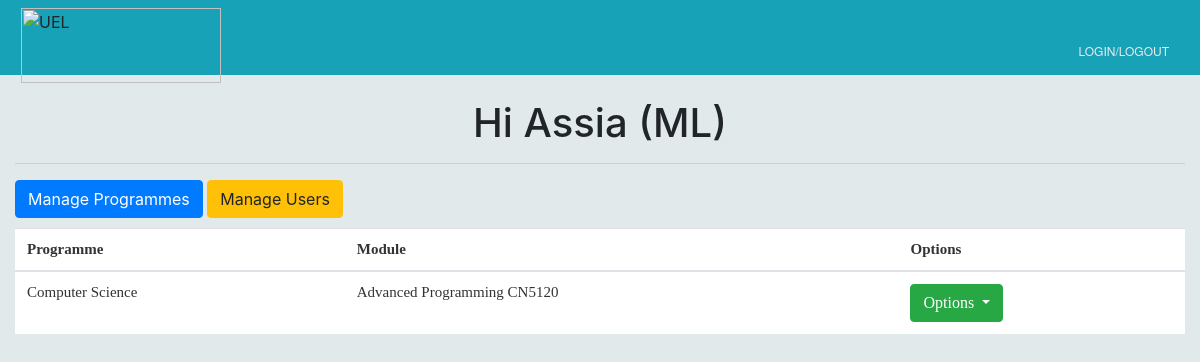
The page /home/adminHome.php (signed in) on the database its author committed.
### tables this page shows
CREATE TABLE `users` (
  `id` int(50) NOT NULL,
  `name` varchar(250) NOT NULL,
  `username` varchar(250) NOT NULL,
  `password` varchar(250) NOT NULL,
  `rank` varchar(250) NOT NULL,
  `student_id` varchar(50) NOT NULL,
  `phone` varchar(50) NOT NULL,
  `room` varchar(50) NOT NULL,
  `student_hours` varchar(250) NOT NULL
);

CREATE TABLE `module` (
  `id` int(50) NOT NULL,
  `module_code` varchar(50) NOT NULL,
  `programme` varchar(250) NOT NULL,
  `leader` varchar(50) NOT NULL,
  `other_tutor` varchar(50) NOT NULL,
  `name` varchar(250) NOT NULL,
  `type` varchar(50) NOT NULL,
  `weight` int(50) NOT NULL,
  `description` varchar(250) NOT NULL,
  `peer_marking` varchar(50) NOT NULL
);

CREATE TABLE `programme` (
  `id` int(50) NOT NULL,
  `name` varchar(250) NOT NULL,
  `category` varchar(250) NOT NULL,
  `leader` varchar(50) NOT NULL
);

### home/adminHome.php (the view, shortened to what this page needs)
<?php
	include "../includes/admin-navbar.php";
	include "../includes/db_handler.php";
	if(isset($_SESSION['id'])) {
		$userid = $_SESSION['id'];
	?>
<!DOCTYPE html>
<html>
<head>
  	<link rel="stylesheet" href="https://maxcdn.bootstrapcdn.com/bootstrap/4.1.0/css/bootstrap.min.css">
</head>
<body>
	<div class="containter">
		<div class="col-md-12">
			<br>
			<h1 align="center">Hi <?php
				$sql = "SELECT * FROM users WHERE username = '$userid'";
				$result = mysqli_query($conn, $sql) or die(mysqli_error($conn));
				while($row = mysqli_fetch_array($result)) {
					echo $row['name'];
				}
			?></h1>
			<hr>
			<a href="../admin/view-programmes.php"><button type="button" class="btn btn-primary">Manage Programmes</button></a>
			<a href="../admin/view-users.php"><button type="button" class="btn btn-warning">Manage Users</button></a>
			<table class="table">
				<thead>
					<th>Programme</th>
					<th>Module</th>
					<th>Options</th>
				</thead>
				<tbody>
					<?php
						$sql1 = "SELECT * FROM module";
						$result1 = mysqli_query($conn, $sql1) or die(mysqli_error($conn));
						if(mysqli_num_rows($result1) > 0) {
							while($row1 = mysqli_fetch_array($result1)) {
								$mcode = $row1['module_code'];
								$mpro = $row1['programme'];
								$mname = $row1['name'];
								$sql2 = "SELECT * FROM programme WHERE id = '$mpro'";
								$result2 = mysqli_query($conn, $sql2) or die(mysqli_error($conn));
								while($row2 = mysqli_fetch_array($result2)) {
									$mproname = $row2['name'];
								}
								$modc = base64_encode($mcode);
								echo '<tr>
										<td>'.$mproname.'</td>
										<td>'.$mname.' '.$mcode.'</td>
										<td><div class="dropdown">
											  <button class="btn btn-success dropdown-toggle" type="button" data-toggle="dropdown">Options
											  <span class="caret"></span></button>
											  <div class="dropdown-menu">
												  <a class="dropdown-item" href="../admin/add-assessment.php?id='.$modc.'">Add Assessment</a>
												  <a class="dropdown-item" href="../admin/add-module-guide.php?id='.$modc.'">Add Module Guide</a>
												  <a class="dropdown-item" href="../admin/edit-module.php?id='.$modc.'">Edit Module</a>
												  <a class="dropdown-item" href="../admin/edit-module-guide.php?id='.$modc.'">Edit Module Guide</a>
												  <a class="dropdown-item" href="../admin/view-assessments.php?id='.$modc.'">View Assessments</a>
												  <a class="dropdown-item" href="../admin/view-module-guide.php?id='.$modc.'">View Module Guide</a>
											  </div>
											</div></td>
									  </tr>';
							}
						}
					?>
				</tbody>
			</table>
		</div>
	</div>
</body>
</html>
<?php
	}
	else {
		echo "<h1>Please login first</h1>";
	}
?>

### includes/admin-navbar.php (style rules this page uses)
body { background-color: #e1e9eb; }
div { display: block; }

### home/adminHome.php (style rules this page uses)
body { background-color: #e1e9eb; }
table { font-family:' Calibri'; font-size: 15px; color: #333; margin-top: 10px; }
tr, th, td { background-color: white; }
a { color: black; }

### rows shown on the page
users: name "Assia (ML)"
module: programme.name "Computer Science", name "Advanced Programming", module_code "CN5120"
